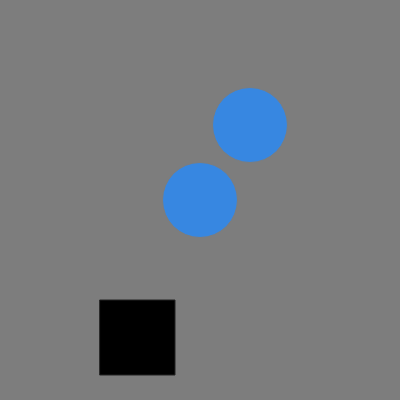
Frame 1 (no input)
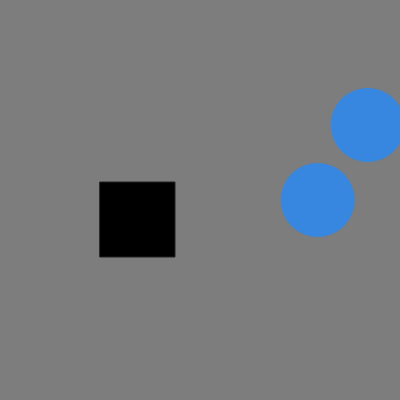
Frame 60 (no input)
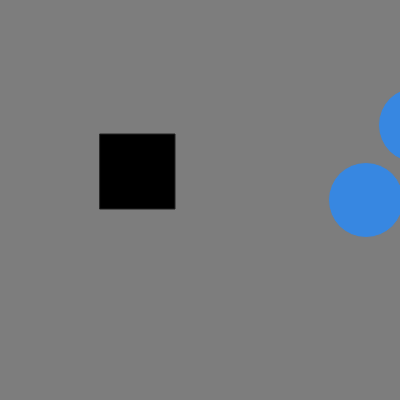
Frame 120 (the mouse pressed at the canvas centre since frame 60)

The p5.js sketch that drew these frames (run headless with seeded random() and noise() and a simulated clock; from frame 60 on, the mouse is pressed at the canvas centre):

// p5.js sketch
// ── sketch.js
/* 
Example that reverses drawn shapes across the canvas/window using variables, incrementors and conditional logic (if statement) in the draw() loop.
Created by Dawn C. Hayes March 2017. 
*/

var circX = 200; 
var circY = 200; 
var circStroke = 125; 
var circR = 55; 
var circG = 135; 
var circB = 225; 
var circSize = 75;
var recX = 100;
var recY = 300;
var recStroke = 35;
var recCol = 0;
var recSize = 75;
var canvBG;
canvBG = 125, 55, 255; 
var speed = 2;



function setup() {  
	createCanvas(400, 400); 
}


function draw() {
	background(canvBG); 
	stroke(circStroke); 
	fill(circR, circG, circB);  
	stroke(circStroke);  
	ellipse(circX, circY, circSize, circSize); 
	ellipse(circX + 50, circY - 75, circSize, circSize); // by adding +  50 and -75, the position of the ellipse is offset against the other.
	fill(circR, circG, circB, 135); 
	
	circX = circX + speed; // in the draw() loop, this statement will increment the value of circX by 3.
					   // this gives the appearance of animation that draws the ellipse at circX + 3 each time the code is completed. 
					   // it will then draw the ellipse at the new location after the code is executed. 
					   // this statement also introduces an incrementor, +, that takes a value, adds it to another and assigns it to the variable.
					   
    stroke(recStroke);
    fill(recCol);
    rect(recX, recY, recSize, recSize);
    
    recY = recY - speed; // use a - incrementor to make the rectangle appear to move up on the canvas.
    
    if(circX > width || circX < 0) { // an if statement is used to introduce a path based upon whether a condition is true or not. 
    								 // if the condition is true, the block of code in between the curly braces is executed. 
    								 // if not, P5 will go on to the rest of the code.
    	speed = speed *-1;			// take the speed and multiply itself by -1. This achieves a "reverse movement" effect.
    								// relational operators such as  > and || add more options to consider in testing for a condition being true.
    } 					// in this case, the y position is only reversed if it is less than 0. 
}
